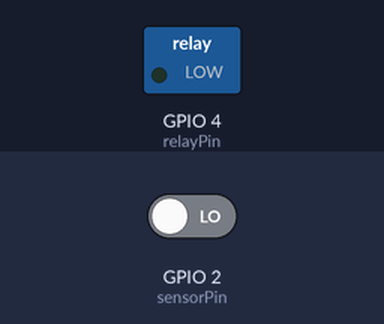
Bench run of a sketch on a simulated ESP32. On the bench: switched loads named in the sketch (green lamp = pin HIGH). The inputs (shaded band) are chosen by the test bench; at power-on: GPIO 2 (sensorPin) LOW. WiFi joins after 1.5 s; servers stay silent unless stated; web services answer with replies made up by the test bench; what the sketch prints to the serial monitor is not drawn.

Above: at 2.7 s.
2.8 s: GPIO 2 (sensorPin) driven HIGH
At 3.3 s:
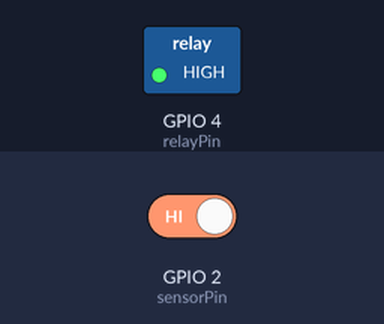
Timing chart, 0 to 5.8 s (numbered marks = the images above; inputs shaded):
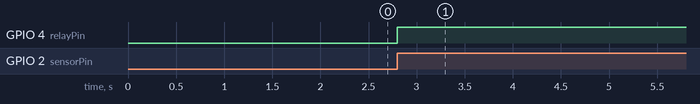

Measured:
- after the input at 2.8 s, GPIO 4 (relayPin): LOW → HIGH at once

The sketch:

IoTLampu.ino
```cpp
#include <WiFi.h>
#include <HTTPClient.h>

// Deklarasi pin yang digunakan
const int sensorPin = 2;   // Pin untuk sensor PIR
const int relayPin = 4;    // Pin untuk modul relay

const char* ssid = "nama_wifi";
const char* password = "katasandi_wifi";
const char* botToken = "7024297178:AAFt-9OXakNIcJVAvaEbEcNU8IYOER27TAI";
const char* chatIds[] = {"1133812882", "2137249285"}; // Daftar chat ID yang ingin Anda kirim pesan
int numOfChatIds = sizeof(chatIds) / sizeof(chatIds[0]);

void setup() {
  pinMode(sensorPin, INPUT);   // Mengatur pin sensor sebagai input
  pinMode(relayPin, OUTPUT);  // Mengatur pin relay sebagai output
  digitalWrite(relayPin, LOW); // Matikan relay saat awal

  Serial.begin(115200); // Inisialisasi Serial Monitor
  WiFi.begin(ssid, password); // Mencoba untuk terhubung ke jaringan WiFi
  Serial.print("Connecting to WiFi");
  while (WiFi.status() != WL_CONNECTED) {
    delay(100);
    Serial.print(".");
  }
  Serial.println(" Connected!");
}

void sendTelegramMessage(const char* message, const char* chatIds[], int numOfChatIds) {
  HTTPClient http;
  for (int i = 0; i < numOfChatIds; i++) {
    String url = "https://api.telegram.org/bot" + String(botToken) + "/sendMessage?chat_id=" + String(chatIds[i]) + "&text=" + String(message);
    http.begin(url);
    int httpResponseCode = http.GET();
    if (httpResponseCode > 0) {
      Serial.println("Telegram notification sent to chat ID: " + String(chatIds[i]));
    } else {
      Serial.println("Error sending Telegram notification to chat ID: " + String(chatIds[i]));
    }
    http.end();
  }
}

void loop() {
  // Baca nilai sensor PIR
  int motionDetected = digitalRead(sensorPin);

  // Jika gerakan terdeteksi
  if (motionDetected == HIGH) {
    digitalWrite(relayPin, HIGH); // Hidupkan lampu

    // Kirim notifikasi ke Telegram
    sendTelegramMessage("Lampu dinyalakan!", chatIds, numOfChatIds);

    delay(5000);  // Tahan lampu menyala selama 5 detik
  } else {
    digitalWrite(relayPin, LOW); // Matikan lampu jika tidak ada gerakan
  }
}
```
